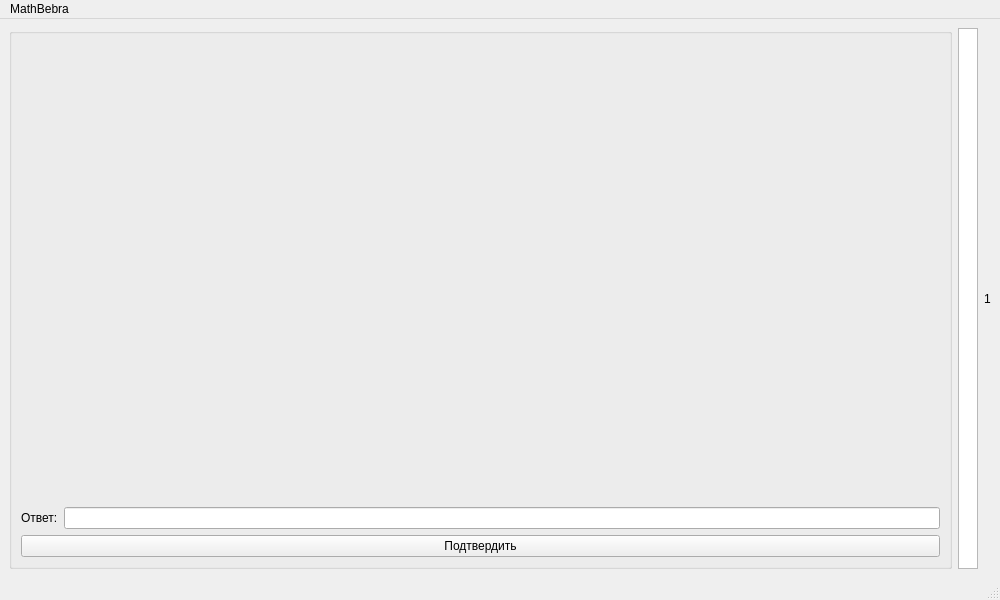
<?xml version="1.0" encoding="UTF-8"?>
<ui version="4.0">
 <class>MainWindow</class>
 <widget class="QMainWindow" name="MainWindow">
  <property name="enabled">
   <bool>true</bool>
  </property>
  <property name="geometry">
   <rect>
    <x>0</x>
    <y>0</y>
    <width>1000</width>
    <height>600</height>
   </rect>
  </property>
  <property name="windowTitle">
   <string>MainWindow</string>
  </property>
  <widget class="QWidget" name="centralwidget">
   <layout class="QHBoxLayout" name="horizontalLayout_2">
    <item>
     <widget class="QGroupBox" name="groupBox">
      <property name="title">
       <string/>
      </property>
      <layout class="QVBoxLayout" name="verticalLayout">
       <item>
        <widget class="QLabel" name="pic_label">
         <property name="maximumSize">
          <size>
           <width>1600000</width>
           <height>1600000</height>
          </size>
         </property>
         <property name="text">
          <string/>
         </property>
        </widget>
       </item>
       <item>
        <layout class="QHBoxLayout" name="horizontalLayout">
         <item>
          <widget class="QLabel" name="label">
           <property name="text">
            <string>Ответ:</string>
           </property>
          </widget>
         </item>
         <item>
          <widget class="QLineEdit" name="lineEdit_answer"/>
         </item>
        </layout>
       </item>
       <item>
        <widget class="QPushButton" name="pushButtonAnswer">
         <property name="text">
          <string>Подтвердить</string>
         </property>
        </widget>
       </item>
      </layout>
     </widget>
    </item>
    <item>
     <widget class="QTableView" name="tableView">
      <property name="enabled">
       <bool>true</bool>
      </property>
      <property name="sizePolicy">
       <sizepolicy hsizetype="Minimum" vsizetype="Minimum">
        <horstretch>0</horstretch>
        <verstretch>0</verstretch>
       </sizepolicy>
      </property>
      <property name="maximumSize">
       <size>
        <width>20</width>
        <height>300000</height>
       </size>
      </property>
     </widget>
    </item>
    <item>
     <widget class="QLabel" name="label_2">
      <property name="text">
       <string>1</string>
      </property>
     </widget>
    </item>
   </layout>
  </widget>
  <widget class="QMenuBar" name="menubar">
   <property name="geometry">
    <rect>
     <x>0</x>
     <y>0</y>
     <width>1000</width>
     <height>26</height>
    </rect>
   </property>
   <widget class="QMenu" name="menuMathBebra">
    <property name="title">
     <string>MathBebra</string>
    </property>
   </widget>
   <addaction name="menuMathBebra"/>
  </widget>
  <widget class="QStatusBar" name="statusbar"/>
 </widget>
 <resources/>
 <connections/>
</ui>
